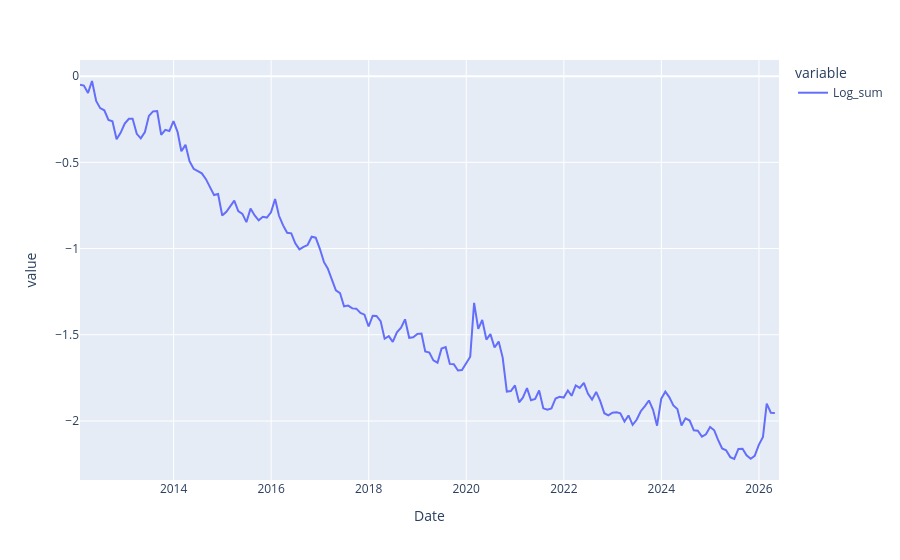

The cell this chart's notebook holds for it:
### Code cell
monthly['Log_sum'].plot()

### Figure 1 — Plotly figure (JSON) as saved in the notebook; plotly's stock layout.template omitted (floating-point values rounded to 4 significant figures; data arrays with more than 128 entries replaced by an {"elided": "..."} marker saying what was removed)
{"data": [{"hovertemplate": "variable=Log_sum<br>Date=%{x}<br>value=%{y}<extra></extra>", "legendgroup": "Log_sum", "line": {"color": "#636efa", "dash": "solid"}, "marker": {"symbol": "circle"}, "mode": "lines", "name": "Log_sum", "orientation": "v", "showlegend": true, "x": {"elided": "173 str values"}, "xaxis": "x", "y": {"elided": "173 float values"}, "yaxis": "y", "type": "scatter"}], "layout": {"xaxis": {"anchor": "y", "domain": [0.0, 1.0], "title": {"text": "Date"}}, "yaxis": {"anchor": "x", "domain": [0.0, 1.0], "title": {"text": "value"}}, "legend": {"title": {"text": "variable"}, "tracegroupgap": 0}, "margin": {"t": 60}}}
